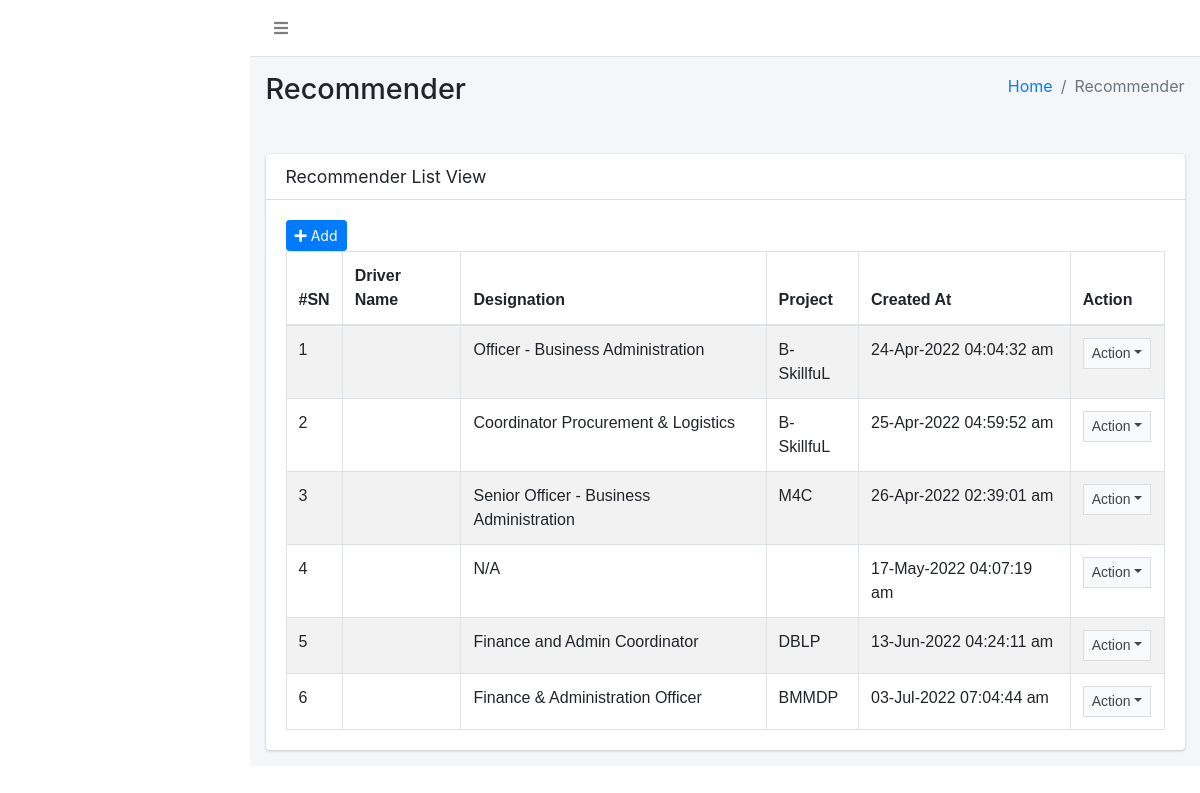
The app's page /layouts/options/recommender_list.php, older data.
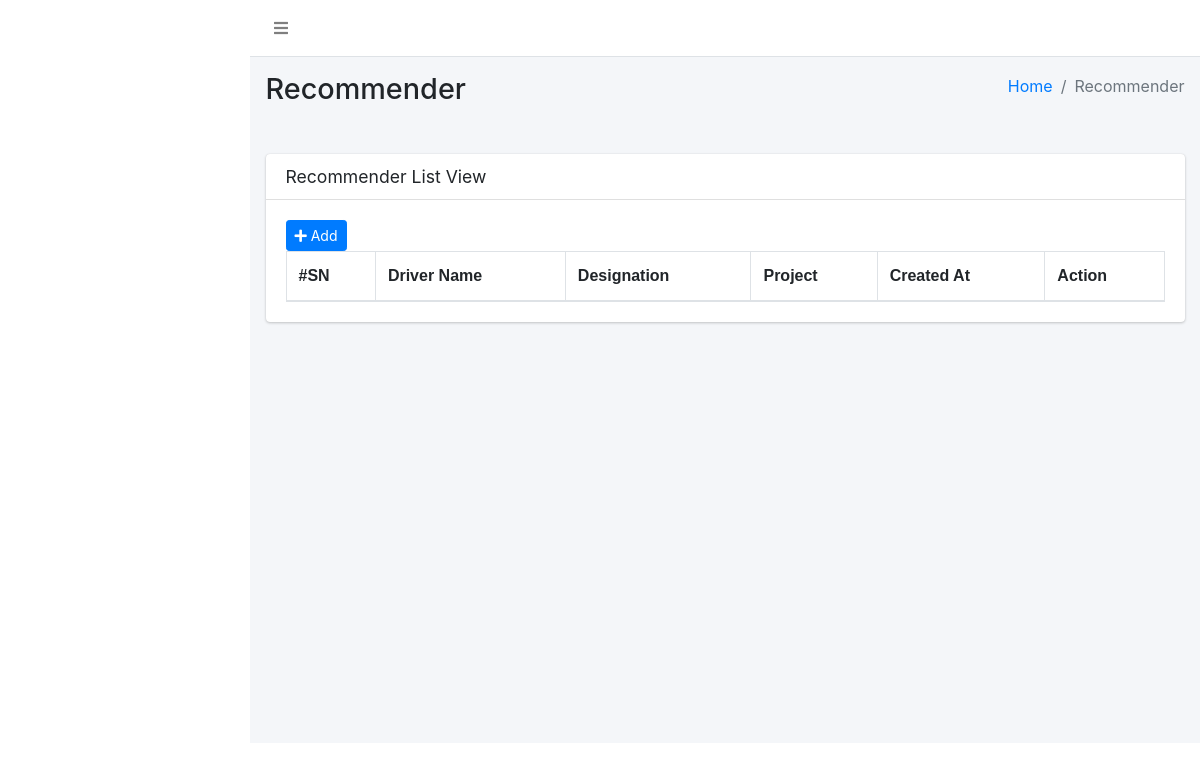
The same page, newer data.
### tables this page shows
CREATE TABLE `recommender` (
  `recommender_id` int NOT NULL,
  `r_name` varchar(100) NOT NULL,
  `designation` varchar(100) NOT NULL,
  `project` varchar(100) NOT NULL,
  `created_on` timestamp NOT NULL DEFAULT CURRENT_TIMESTAMP
);

### layouts/class/main.php (called while the page is built, shortened)
<?php
class Model
{
	public function __construct()
	{
		$hostname = "localhost";
		$username = "username";
		$password = "password";
		$database = "vehicle-db";
	$this->link = mysqli_connect($hostname,$username,$password,$database);
	}
	public function recommender()
	{
		$query = "SELECT * FROM recommender ORDER BY created_on ASC";
		return mysqli_query($this->link,$query);
	}
}
?>

### layouts/options/recommender_list.php (the view, shortened to what this page needs)
<?php
require_once('class/main.php');
require_once('header.php');
$obj = new Model;
$recommender_list = $obj->recommender();
?>
  <div class="content-wrapper">
    <section class="content-header">
      <div class="container-fluid">
        <div class="row mb-2">
          <div class="col-sm-6">
            <h1>Recommender</h1>
          </div>
          <div class="col-sm-6">
            <ol class="breadcrumb float-sm-right">
              <li class="breadcrumb-item"><a href="index.php">Home</a></li>
              <li class="breadcrumb-item active">Recommender</li>
            </ol>
          </div>
        </div>
      </div>
    </section>
      <div class="container" >
            <br/>
        </div>
    <section class="content">
      <div class="container-fluid">
        <div class="row">
          <div class="col-12">
            <div class="card">
              <div class="card-header">
                <h3 class="card-title">Recommender List View</h3>
              </div>
              <div class="card-body">
                <div class="float-left">
                <a href="add_recommender.php" type="submit" name="save" class="btn btn-sm btn-primary"><i class="fas fa-plus"></i> Add</a>
                </div>
                <table id="example1" class="table table-bordered table-striped">
                  <thead>
                  <tr>
                    <th>#SN</th>
                    <th>Driver Name</th>
                    <th>Designation</th>
                    <th>Project</th>
                    <th>Created At</th>
                    <th>Action</th>
                  </tr>
                  </thead>
                  <tbody>
                <?php
                  $no=1;
                  while ($rows = mysqli_fetch_array($recommender_list)) {
                ?>
                  <tr>
                    <td><?php echo $no. "</br>"; ?></td>
                   <td><?php echo $rows['name']?></td>
                   <td><?php echo $rows['designation']?></td>
                   <td><?php echo $rows['project']?></td>
                    <td> <?php
                  $timeStamp = $rows['created_on'] ;
                  $timeStamp = date( "d-M-Y h:i:s a", strtotime($timeStamp));
                  echo $timeStamp;
                  ?></td>
                     <td align="center">
                    <button type="button" class="btn btn-flat btn-default btn-sm dropdown-toggle dropdown-icon" data-toggle="dropdown">Action<span class="sr-only">Toggle Dropdown</span>
                    </button>
                    </td>
                    </tr>
              <?php
                $no++;
               }
               ?>
                  </tbody>
                </table>
            </div>
          </div>
        </div>
      </div>
    </section>
  </div>
 <?php require_once('footer.php'); ?>

Row changes from the older to the newer data that the page shows:
removed recommender: designation "Officer - Business Administration", project "B-SkillfuL", created_on "24-Apr-2022 04:04:32 am"
removed recommender: designation "Coordinator Procurement & Logistics", project "B-SkillfuL", created_on "25-Apr-2022 04:59:52 am"
removed recommender: designation "Senior Officer - Business Administration", project "M4C", created_on "26-Apr-2022 02:39:01 am"
removed recommender: designation "N/A", created_on "17-May-2022 04:07:19 am"
removed recommender: designation "Finance and Admin Coordinator", project "DBLP", created_on "13-Jun-2022 04:24:11 am"
removed recommender: designation "Finance & Administration Officer", project "BMMDP", created_on "03-Jul-2022 07:04:44 am"
